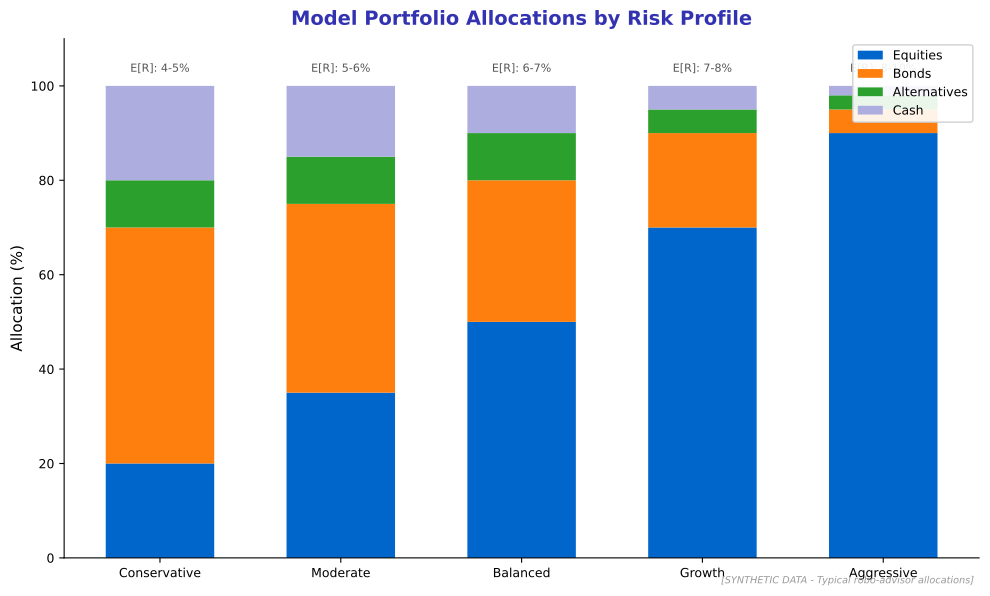

The Python source for this figure:
"""
Portfolio Allocation by Risk Profile
Shows typical asset allocations

Output: portfolio_allocation.pdf
Module: module_04_traditional
Lesson: 46 - Wealth Management
"""

from pathlib import Path
import matplotlib.pyplot as plt
import numpy as np

plt.rcParams.update({
    'font.size': 10,
    'axes.labelsize': 10,
    'axes.titlesize': 11,
    'xtick.labelsize': 9,
    'ytick.labelsize': 9,
    'legend.fontsize': 9,
    'figure.figsize': (10, 6),
    'figure.dpi': 150
})

MLPURPLE = '#3333B2'
MLBLUE = '#0066CC'
MLORANGE = '#FF7F0E'
MLGREEN = '#2CA02C'
MLLAVENDER = '#ADADE0'

def create_chart():
    fig, ax = plt.subplots(figsize=(10, 6))

    profiles = ['Conservative', 'Moderate', 'Balanced', 'Growth', 'Aggressive']

    # Asset allocation percentages
    equities = [20, 35, 50, 70, 90]
    bonds = [50, 40, 30, 20, 5]
    alternatives = [10, 10, 10, 5, 3]
    cash = [20, 15, 10, 5, 2]

    x = np.arange(len(profiles))
    width = 0.6

    ax.bar(x, equities, width, label='Equities', color=MLBLUE)
    ax.bar(x, bonds, width, bottom=equities, label='Bonds', color=MLORANGE)
    ax.bar(x, alternatives, width, bottom=np.array(equities)+np.array(bonds),
           label='Alternatives', color=MLGREEN)
    ax.bar(x, cash, width,
           bottom=np.array(equities)+np.array(bonds)+np.array(alternatives),
           label='Cash', color=MLLAVENDER)

    ax.set_ylabel('Allocation (%)', fontsize=11)
    ax.set_title('Model Portfolio Allocations by Risk Profile', fontsize=14,
                 fontweight='bold', color=MLPURPLE, pad=10)

    ax.set_xticks(x)
    ax.set_xticklabels(profiles)
    ax.legend(loc='upper right', framealpha=0.9)
    ax.set_ylim(0, 110)

    # Add expected return/risk annotations
    returns = ['4-5%', '5-6%', '6-7%', '7-8%', '8-10%']
    for i, ret in enumerate(returns):
        ax.text(i, 103, f'E[R]: {ret}', ha='center', fontsize=8, color='#555555')

    ax.spines['top'].set_visible(False)
    ax.spines['right'].set_visible(False)

    fig.text(0.98, 0.02, '[SYNTHETIC DATA - Typical robo-advisor allocations]',
             fontsize=7, color='#999999', ha='right', style='italic')

    plt.tight_layout()

    output_path = Path(__file__).parent / 'portfolio_allocation.pdf'
    plt.savefig(output_path, format='pdf', dpi=300, bbox_inches='tight')
    plt.close()
    print(f"Chart saved to: {output_path}")
    return output_path

if __name__ == '__main__':
    create_chart()
